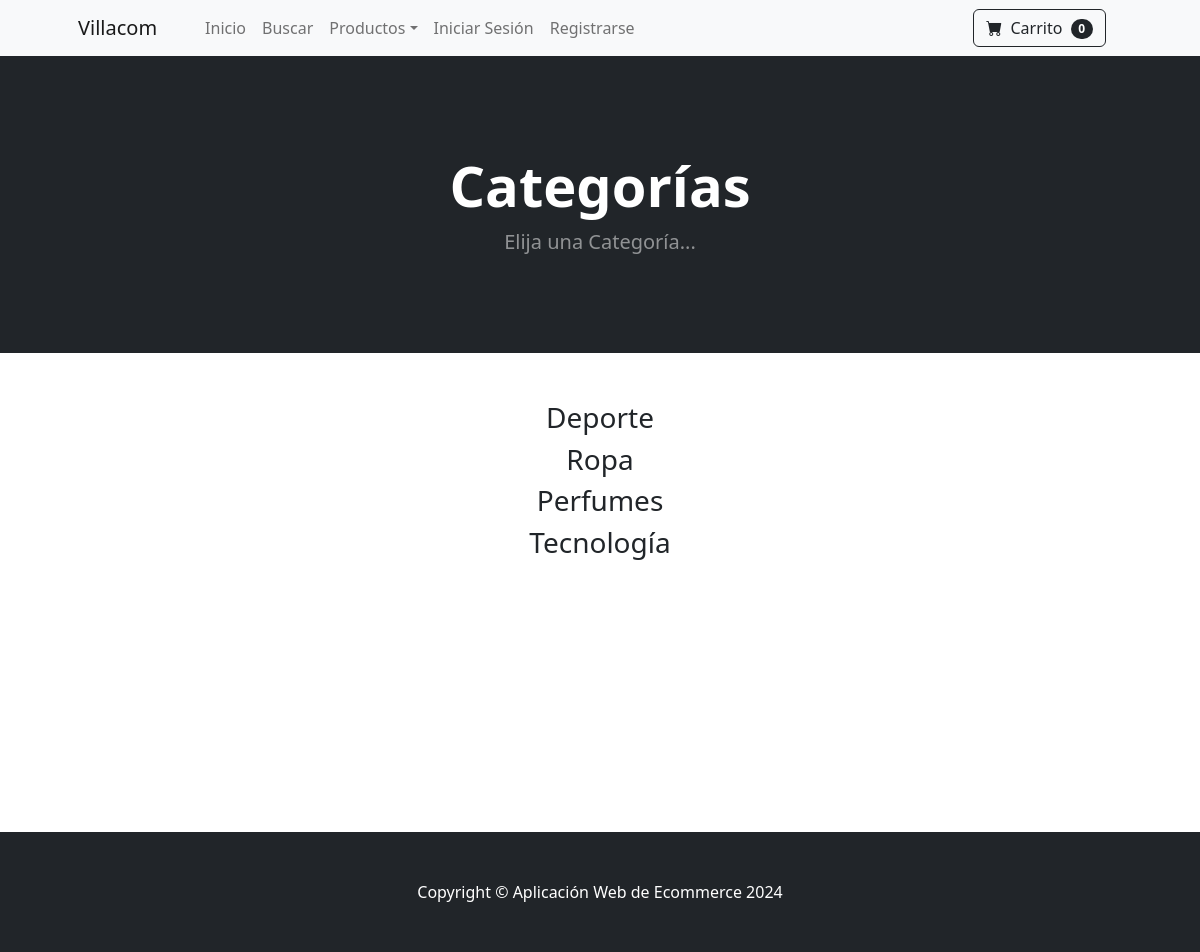
/category_summary/, run on an earlier commit of the app's database.
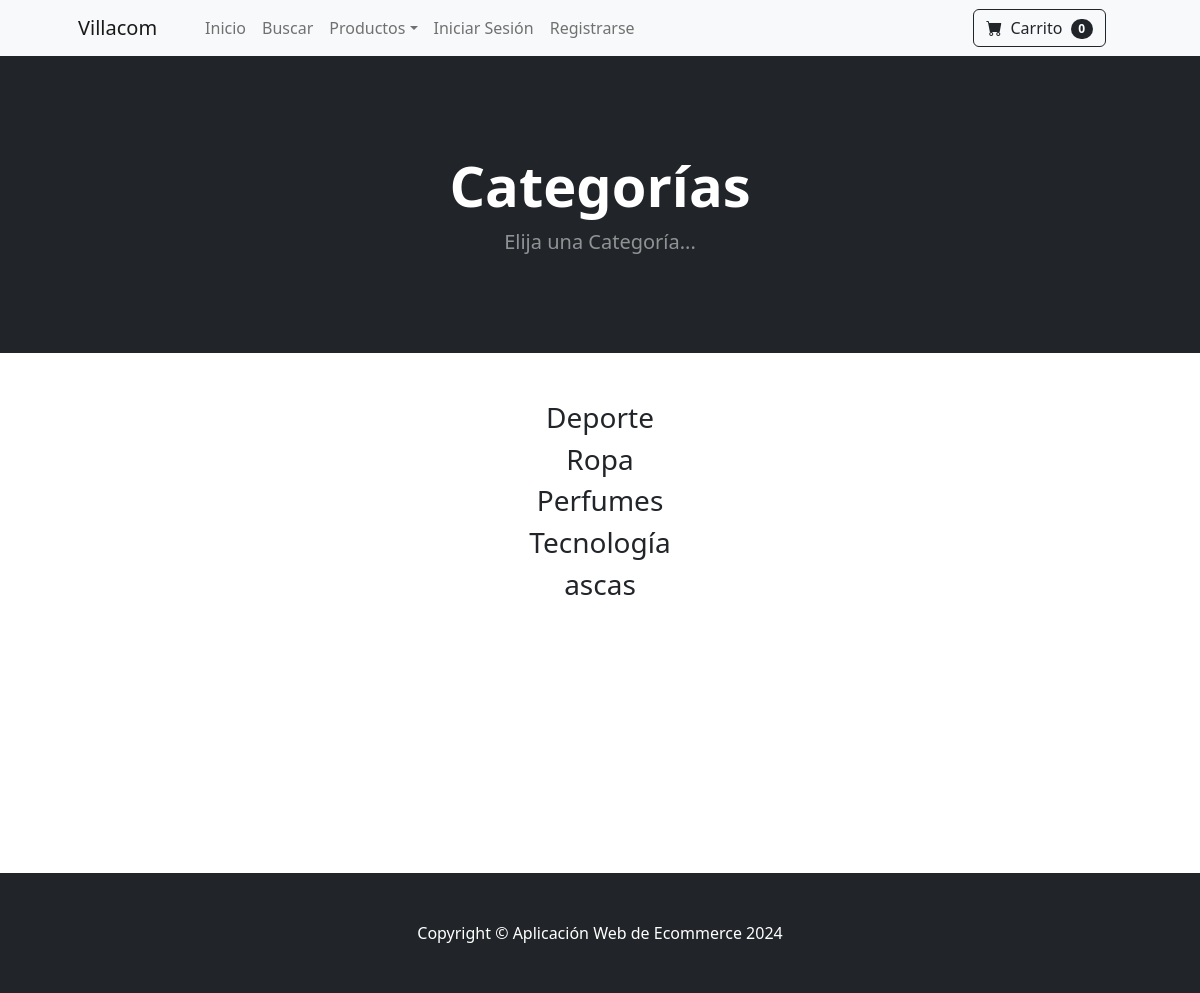
And on a later commit of the database.
### store/models.py (models this page shows)
class Category(models.Model):
    name = models.CharField(max_length=50)
    def __str__(self):
        return self.name
    class Meta:
        verbose_name_plural = 'categorias'

### store/views.py (the view)
# urls.py: path('category_summary/', views.category_summary, name='category_summary'),
def category_summary(request):
    categories = Category.objects.all()
    return render(request, 'category_summary.html', {'categories':categories})

### cart/cart.py (called while the page is built)
    def __len__(self):
        return len(self.cart)

### cart/context_processors.py (called while the page is built)
def cart(request):
    return {'cart': Cart(request)}

### store/templates/category_summary.html
{% extends 'base.html' %}
{% block content%}
        <header class="bg-dark py-5">
            <div class="container px-4 px-lg-5 my-5">
                <div class="text-center text-white">
                    <h1 class="display-4 fw-bolder">Categorías</h1>
                    <p class="lead fw-normal text-white-50 mb-0">Elija una Categoría...</p>
                </div>
            </div>
        </header>
        <div class="container">
            <div class="row">
                <center>
                    <div class="col-8">
                        <br/><br/>
                        {% for category in categories %}
                        <h3 onclick="window.location.href='{% url 'category' category %}'" style="cursor: pointer;">
                            {{ category }}
                          </h3>
                        {% endfor %}
<br/><br/><br/><br/><br/><br/><br/><br/><br/><br/><br/>
                    </div>
                </center>
            </div>
        </div>
{% endblock %}

What changed in the data, as far as the page shows it:
added Category: name "ascas"
